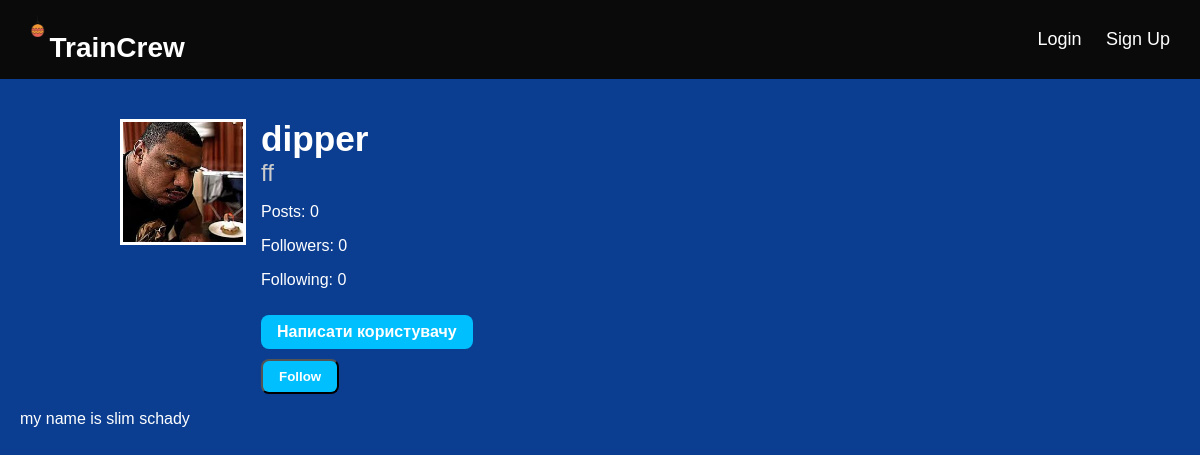
The app's page /profile/dipper/ with its own data.
### app/models.py (models this page shows, shortened)
class Profile(models.Model):
    name = models.CharField(max_length=20)
    description = models.TextField(blank=True)
    user = models.OneToOneField(User, on_delete=models.CASCADE, related_name='profile', null=True)
    avatar = models.ImageField(upload_to='avatars/', blank=True, null=True)
    bio = models.TextField(blank=True)
    followers = models.ManyToManyField(User, related_name='following', blank=True)

### app/views.py (the view)
# urls.py: path('profile/<str:username>/', views.user_profile, name='user_profile'),
def user_profile(request, username):
    profile = get_object_or_404(Profile, user__username=username)
    is_owner = request.user.is_authenticated and request.user.username == username
    posts_count = Post.objects.filter(author=profile.user).count()
    followers_count = profile.followers.count()
    following_count = request.user.following.count() if request.user.is_authenticated else profile.user.following.count()
    return render(request, 'app/profile.html', {
        'profile': profile,
        'owner': is_owner,
        'posts_count': posts_count,
        'followers_count': followers_count,
        'following_count': following_count,
    })

### app/templates/app/profile.html (shortened to what this page needs)
{% extends 'app/base.html' %}
{% load static %}
{% block content %}
<div class="profile-container">
<div style="display: flex; gap: 15px; justify-content: flex-start; margin-left: 100px;">
    {% if profile.avatar %}
        <img src="{{ profile.avatar.url }}" alt="Avatar"
             style="width: 120px; height: 120px; object-fit: cover; border: 3px solid white;">
    {% else %}
        <img src="{% static 'app/images/default-avatar.jpg' %}" alt="Avatar"
             style="width: 120px; height: 120px; object-fit: cover; border: 3px solid white;">
    {% endif %}
    <div style="display: flex; flex-direction: column; justify-content: center;">
        <h2 style="
            font-size: 2.2rem;
            font-weight: bold;
            font-family: 'Arial', sans-serif;
            color: white;
            margin: 0;">
            {{ profile.user }}
        </h2>
        <h3 style="
            font-size: 1.5rem;
            font-weight: normal;
            font-family: 'Arial', sans-serif;
            color: #ccc;
            margin: 0;">
            {{ profile.name }}
        </h3>
<div class="profile-stats">
    <p>Posts: {{ posts_count }}</p>
    <p>Followers: {{ followers_count }}</p>
    <p>Following: {{ following_count }}</p>
</div>
{% if not owner %}
    <a href="{% url 'start_chat' profile.user.username %}" class="btn btn-primary" style="
       display: inline-block;
       margin-top: 10px;
       padding: 8px 16px;
       border-radius: 8px;
       background-color: #00bfff;
       color: white;
       text-decoration: none;
       font-weight: bold;
   " >
        Написати користувачу
    </a>
        {% if user in profile.followers.all %}
        <form action="{% url 'follow_toggle' profile.user.username %}" method="post">
            {% csrf_token %}
            <button type="submit" style="
       display: inline-block;
       margin-top: 10px;
       padding: 8px 16px;
       border-radius: 8px;
       background-color: #00bfff;
       color: white;
       text-decoration: none;
       font-weight: bold;
   ">Unfollow</button>
        </form>
    {% else %}
        <form action="{% url 'follow_toggle' profile.user.username %}" method="post">
            <button type="submit" style="
       display: inline-block;
       margin-top: 10px;
       padding: 8px 16px;
       border-radius: 8px;
       background-color: #00bfff;
       color: white;
       text-decoration: none;
       font-weight: bold;
   ">Follow</button>
        </form>
    {% endif %}
{% endif %}
    </div>
</div>
    {% if profile.bio %}
        <p class="bio">{{ profile.bio }}</p>
    {% endif %}
</div>
{% endblock %}

### app/static/app/base.css (style rules this page uses)
body { margin: 0; font-family: Arial, sans-serif; background-size: cover; min-height: 100vh; overflow-x: hidden; color: white; }

### records on screen
Profile: avatar (picture), user "dipper", name "ff", bio "my name is slim schady"

### other values on screen
{{ posts_count }} "0"
{{ followers_count }} "0"
{{ following_count }} "0"
